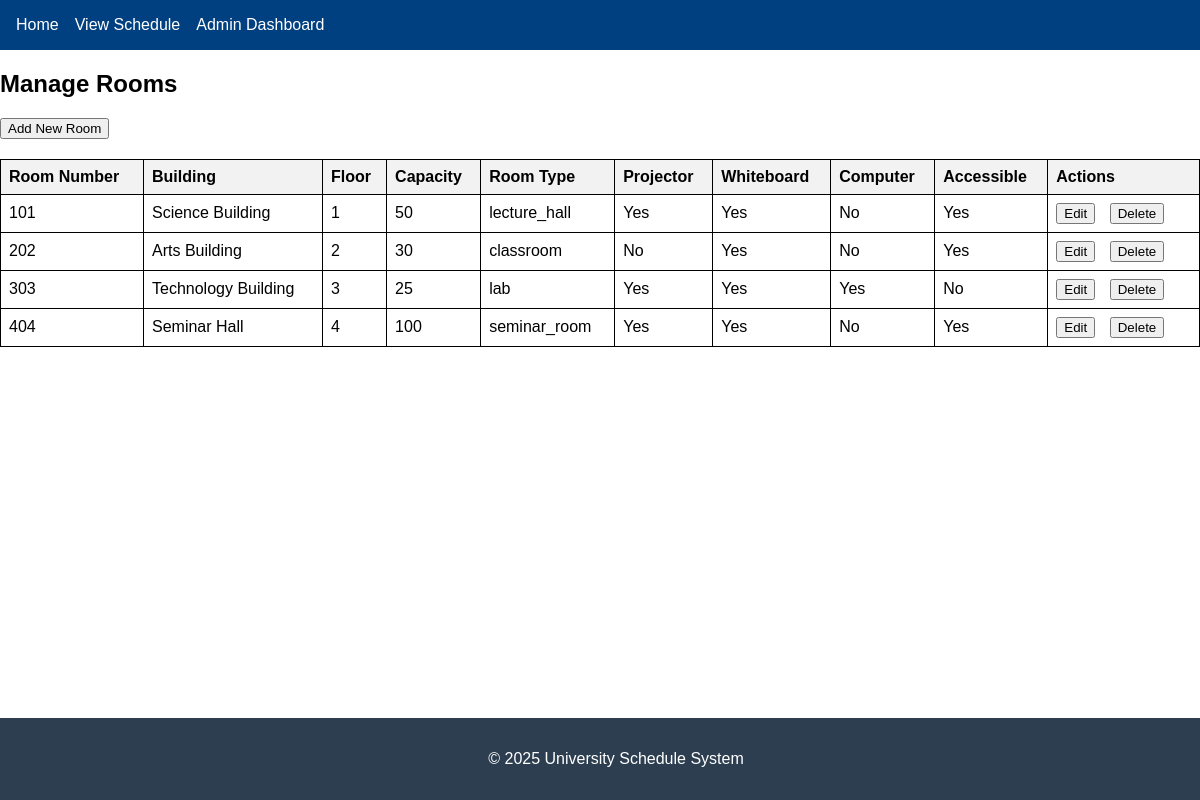
Page /university_schedule/admin/manage_rooms.php (signed in) on the committed database.
### tables this page shows
CREATE TABLE Rooms (
    room_id INT PRIMARY KEY AUTO_INCREMENT,
    room_number VARCHAR(20) NOT NULL,
    building VARCHAR(50) NOT NULL,
    floor INT NOT NULL,
    capacity INT NOT NULL,
    room_type ENUM('lecture_hall', 'classroom', 'lab', 'seminar_room') NOT NULL,
    has_projector BOOLEAN DEFAULT FALSE,
    has_whiteboard BOOLEAN DEFAULT FALSE,
    has_computer BOOLEAN DEFAULT FALSE,
    is_accessible BOOLEAN DEFAULT FALSE,
    notes TEXT,
    created_at TIMESTAMP DEFAULT CURRENT_TIMESTAMP
);

### university_schedule/admin/manage_rooms.php (the view, shortened to what this page needs)
<?php
$db = new Database();
$conn = $db->getConnection();
$query = "SELECT * FROM Rooms";
$stmt = $conn->prepare($query);
$stmt->execute();
$rooms = $stmt->fetchAll(PDO::FETCH_ASSOC);
?>
<!DOCTYPE html>
<html lang="en">
<head>
    <link rel="stylesheet" href="../assets/css/styles.css">
</head>
<body>
    <?php include('../includes/header.php'); ?>
    <div class="container">
        <h2>Manage Rooms</h2>
        <button id="addRoomBtn">Add New Room</button>
        <table id="roomsTable">
            <thead>
                <tr>
                    <th>Room Number</th>
                    <th>Building</th>
                    <th>Floor</th>
                    <th>Capacity</th>
                    <th>Room Type</th>
                    <th>Projector</th>
                    <th>Whiteboard</th>
                    <th>Computer</th>
                    <th>Accessible</th>
                    <th>Actions</th>
                </tr>
            </thead>
            <tbody>
                <?php foreach ($rooms as $room): ?>
                    <tr id="room_<?php echo $room['room_id']; ?>">
                        <td><?php echo $room['room_number']; ?></td>
                        <td><?php echo $room['building']; ?></td>
                        <td><?php echo $room['floor']; ?></td>
                        <td><?php echo $room['capacity']; ?></td>
                        <td><?php echo $room['room_type']; ?></td>
                        <td><?php echo $room['has_projector'] ? 'Yes' : 'No'; ?></td>
                        <td><?php echo $room['has_whiteboard'] ? 'Yes' : 'No'; ?></td>
                        <td><?php echo $room['has_computer'] ? 'Yes' : 'No'; ?></td>
                        <td><?php echo $room['is_accessible'] ? 'Yes' : 'No'; ?></td>
                        <td>
                            <button class="editBtn" data-id="<?php echo $room['room_id']; ?>">Edit</button>
                            <button class="deleteBtn" data-id="<?php echo $room['room_id']; ?>">Delete</button>
                        </td>
                    </tr>
                <?php endforeach; ?>
            </tbody>
        </table>
    </div>
    <?php include('../includes/footer.php'); ?>
</body>
</html>

### university_schedule/assets/css/styles.css (style rules this page uses)
body { font-family: Arial, sans-serif; margin: 0; padding: 0; }
table { width: 100%; border-collapse: collapse; margin-top: 20px; }
table, th, td { border: 1px solid black; }
th, td { padding: 8px; text-align: left; }
th { background-color: #f2f2f2; }
button.editBtn, button.deleteBtn { margin-right: 10px; }

### rows in the picture
rooms: room_number "101", building "Science Building", floor "1", capacity "50", room_type "lecture_hall", has_projector "Yes", has_whiteboard "Yes", has_computer "No", is_accessible "Yes"
rooms: room_number "202", building "Arts Building", floor "2", capacity "30", room_type "classroom", has_projector "No", has_whiteboard "Yes", has_computer "No", is_accessible "Yes"
rooms: room_number "303", building "Technology Building", floor "3", capacity "25", room_type "lab", has_projector "Yes", has_whiteboard "Yes", has_computer "Yes", is_accessible "No"
rooms: room_number "404", building "Seminar Hall", floor "4", capacity "100", room_type "seminar_room", has_projector "Yes", has_whiteboard "Yes", has_computer "No", is_accessible "Yes"
